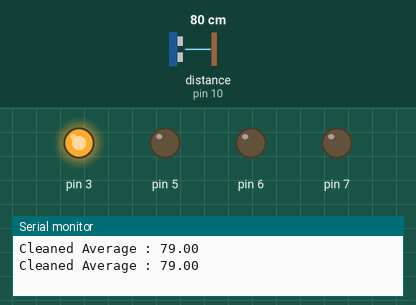
Bench run of a sketch on a simulated Arduino Uno, built with avr-gcc and run on an emulated ATmega328P. Shown: output pins drawn as LEDs (lit = HIGH), the last lines printed to the serial monitor. Wiring (inferred from the names in the program): ultrasonic range finder: trigger pin 9; echo pin 10. The inputs (shaded band) are chosen by the test bench; at power-on: distance to the obstacle (sensor on pin 10) 80 cm. The echo pulse lasts 58.3 µs per cm; pins used as bus, display or sensor lines are not drawn.

Above: at 1.2 s.
1.3 s: distance to the obstacle (sensor on pin 10) set to 23 cm
2.8 s: distance to the obstacle (sensor on pin 10) set to 18 cm
At 4.0 s:
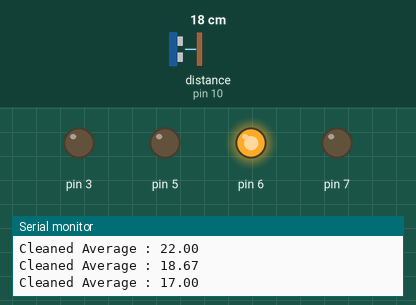
4.3 s: distance to the obstacle (sensor on pin 10) set to 35 cm
At 5.3 s:
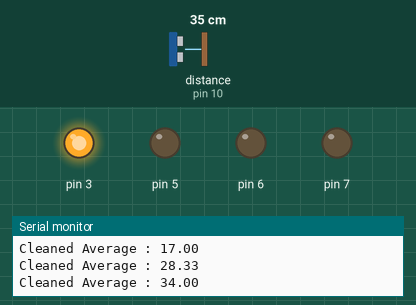
5.8 s: distance to the obstacle (sensor on pin 10) set to 2 cm
At 6.4 s:
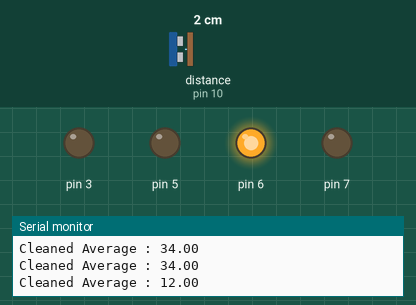
Timing chart, 0 to 8.3 s (numbered marks = the images above; inputs shaded):
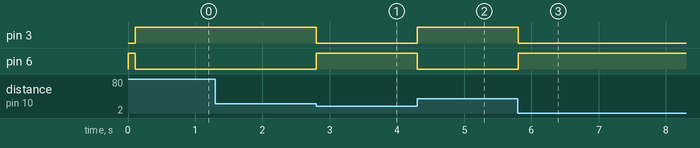

The sketch:

hw_02_part_02.ino
```cpp
const int trigpin = 9;
const int echopin = 10;

unsigned long duration;
unsigned long time_01 = 0;

int distance;
int arr[5];

double avg;
int sum = 0;

int i = 0;

void sortArray(int arr[], int n)
{
  for (int i = 0; i < n - 1; i++)
  {
    for (int j = 0; j < n - i - 1; j++)
    {
      if (arr[j] > arr[j + 1])
      {
        int temp = arr[j];
        arr[j] = arr[j + 1];
        arr[j + 1] = temp;
      }
    }
  }
}

void setup()
{
  pinMode(trigpin, OUTPUT);
  pinMode(echopin, INPUT);

  pinMode(3, OUTPUT);
  pinMode(5, OUTPUT);
  pinMode(6, OUTPUT);
  pinMode(7, OUTPUT);

  Serial.begin(9600);
}

void loop()
{
  if (millis() - time_01 >= 100)
  {
    time_01 = millis();
    digitalWrite(trigpin, LOW);
    delayMicroseconds(2);
    digitalWrite(trigpin, HIGH);
    delayMicroseconds(10);
    digitalWrite(trigpin, LOW);
    duration = pulseIn(echopin, HIGH, 30000);
    distance = duration * 0.0343 / 2;
    arr[i] = distance;
    i++;
    if (i == 5)
    {
      sortArray(arr, 5);
      sum = 0;
      for (int j = 1; j < 4; j++)
      {
        sum += arr[j];
      }
      avg = (double)sum / 3.0;
      Serial.print("Cleaned Average : ");
      Serial.println(avg);
      i = 0;
    }
  }

  if (distance < 20)
  {
    digitalWrite(6, HIGH);
    digitalWrite(3, LOW);
  }
  else
  {
    digitalWrite(6, LOW);
    digitalWrite(3, HIGH);
  }
}
```

Measured:
- the behaviour switches between 21 and 20 cm on distance to the obstacle (sensor on pin 10) (found by bisection; images 0 and 1)
- after the input at 2.8 s, pin 3: HIGH → LOW at once; pin 6: LOW → HIGH at once
- after the input at 4.3 s, pin 3: LOW → HIGH at once; pin 6: HIGH → LOW at once
- after the input at 5.8 s, pin 3: HIGH → LOW at once; pin 6: LOW → HIGH at once
